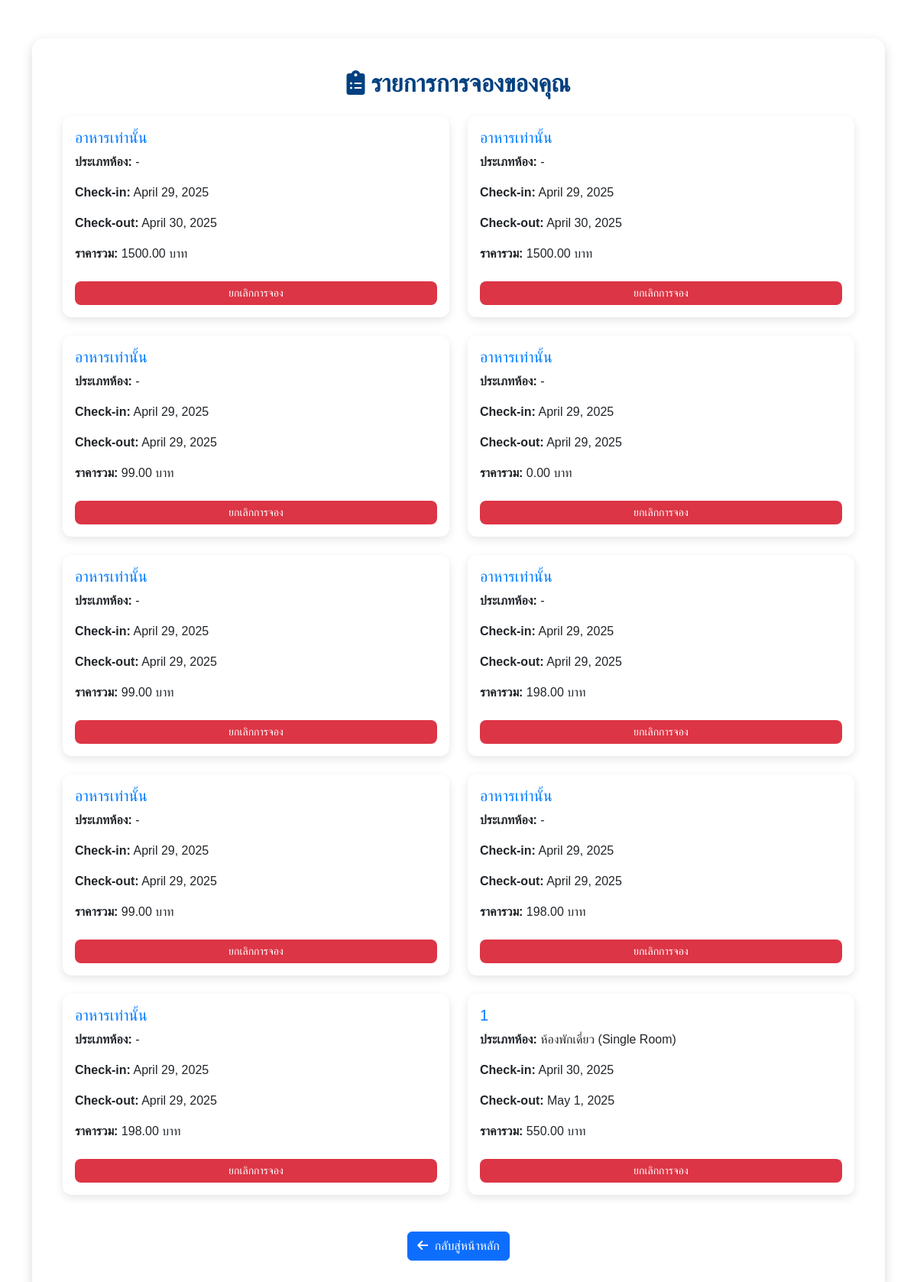
The app's page /dashboard/ (signed in) with its own data.
### booking/models.py (models this page shows, shortened)
class Booking(models.Model):
    user = models.ForeignKey('auth.User', on_delete=models.CASCADE)
    room = models.ForeignKey(Room, on_delete=models.SET_NULL, null=True)
    check_in_date = models.DateField()
    check_out_date = models.DateField()
    total_price = models.DecimalField(max_digits=10, decimal_places=2)

class Room(models.Model):
    room_number = models.CharField(max_length=10)
    room_type = models.CharField(max_length=100)
    price_per_night = models.DecimalField(max_digits=10, decimal_places=2)
    is_available = models.BooleanField(default=True)
    description = models.TextField()
    image = models.ImageField(upload_to='room_images/', blank=True, null=True)  # <<< เพิ่มตรงนี้

### booking/views.py (the view)
# urls.py: path('dashboard/', views.user_dashboard, name='user_dashboard'),
@login_required
def user_dashboard(request):
    bookings = Booking.objects.filter(user=request.user)
    return render(request, 'booking/user_dashboard.html', {'bookings': bookings})

### booking/templates/booking/user_dashboard.html (shortened to what this page needs)
<!DOCTYPE html>
<html lang="th">
<head>
    <link href="https://cdn.jsdelivr.net/npm/bootstrap@5.3.0/dist/css/bootstrap.min.css" rel="stylesheet">
    <link href="https://cdnjs.cloudflare.com/ajax/libs/font-awesome/6.0.0-beta3/css/all.min.css" rel="stylesheet">
</head>
<body>
<div class="container">
    <div class="overlay">
        <h2 class="text-center mb-4"><i class="fas fa-clipboard-list me-2"></i>รายการการจองของคุณ</h2>
        {% if bookings %}
            <div class="row">
                {% for booking in bookings %}
                    <div class="col-md-6 mb-4">
                        <div class="card p-3">
                            <h5 class="card-title">{{ booking.room.room_number|default:"อาหารเท่านั้น" }}</h5>
                            <p><strong>ประเภทห้อง:</strong> {{ booking.room.room_type|default:"-" }}</p>
                            <p><strong>Check-in:</strong> {{ booking.check_in_date }}</p>
                            <p><strong>Check-out:</strong> {{ booking.check_out_date }}</p>
                            <p><strong>ราคารวม:</strong> {{ booking.total_price }} บาท</p>
                            <a href="{% url 'booking:cancel_booking' booking.id %}" class="btn btn-cancel btn-sm mt-2">ยกเลิกการจอง</a>
                        </div>
                    </div>
                {% endfor %}
            </div>
        {% else %}
            <p class="text-center fs-5 text-muted">คุณยังไม่มีรายการจองในตอนนี้</p>
        {% endif %}
        <div class="text-center mt-4">
            <a href="{% url 'booking:index' %}" class="btn btn-primary">
                <i class="fas fa-arrow-left me-1"></i> กลับสู่หน้าหลัก
            </a>
        </div>
    </div>
</div>
</body>
</html>

### booking/templates/booking/user_dashboard.html (style rules this page uses)
body { background-image: url('https://images.pexels.com/photos/261102/pexels-photo-261102.jpeg?auto=compress&cs=tinysrgb&w=1260&h=750'); background-size: cover; background-attachment: fixed; font-family: 'Arial', sans-serif; color: #333; }
.overlay { background-color: rgba(255, 255, 255, 0.92); padding: 40px; margin-top: 50px; border-radius: 16px; box-shadow: 0 5px 15px rgba(0, 0, 0, 0.15); }
.card { border: none; border-radius: 12px; box-shadow: 0 4px 12px rgba(0, 0, 0, 0.1); }
.card-title { color: #007bff; }
.btn-cancel { background-color: #dc3545; color: white; border-radius: 8px; }
h2 { color: #004080; font-weight: bold; }

### records on screen
Booking: room.room_number "อาหารเท่านั้น", room.room_type "-", check_in_date "April 29, 2025", check_out_date "April 30, 2025", total_price "1500.00"
Booking: room.room_number "อาหารเท่านั้น", room.room_type "-", check_in_date "April 29, 2025", check_out_date "April 30, 2025", total_price "1500.00"
Booking: room.room_number "อาหารเท่านั้น", room.room_type "-", check_in_date "April 29, 2025", check_out_date "April 29, 2025", total_price "99.00"
Booking: room.room_number "อาหารเท่านั้น", room.room_type "-", check_in_date "April 29, 2025", check_out_date "April 29, 2025", total_price "0.00"
Booking: room.room_number "อาหารเท่านั้น", room.room_type "-", check_in_date "April 29, 2025", check_out_date "April 29, 2025", total_price "99.00"
Booking: room.room_number "อาหารเท่านั้น", room.room_type "-", check_in_date "April 29, 2025", check_out_date "April 29, 2025", total_price "198.00"
Booking: room.room_number "อาหารเท่านั้น", room.room_type "-", check_in_date "April 29, 2025", check_out_date "April 29, 2025", total_price "99.00"
Booking: room.room_number "อาหารเท่านั้น", room.room_type "-", check_in_date "April 29, 2025", check_out_date "April 29, 2025", total_price "198.00"
Booking: room.room_number "อาหารเท่านั้น", room.room_type "-", check_in_date "April 29, 2025", check_out_date "April 29, 2025", total_price "198.00"
Booking: room.room_number "1", room.room_type "ห้องพักเดี่ยว (Single Room)", check_in_date "April 30, 2025", check_out_date "May 1, 2025", total_price "550.00"
